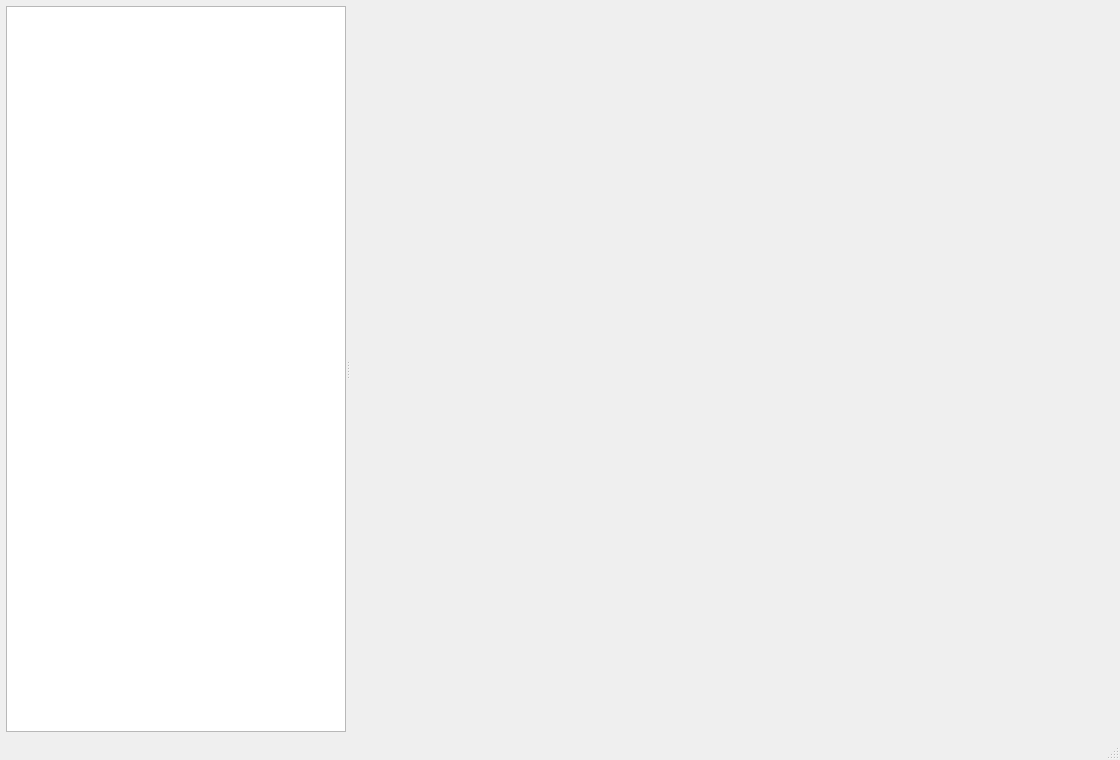
<?xml version="1.0" encoding="UTF-8"?>
<ui version="4.0">
 <class>MainWindow</class>
 <widget class="QMainWindow" name="MainWindow">
  <property name="geometry">
   <rect>
    <x>0</x>
    <y>0</y>
    <width>1120</width>
    <height>760</height>
   </rect>
  </property>
  <property name="windowTitle">
   <string>GRAT_Software</string>
  </property>
  <widget class="QWidget" name="centralwidget">
   <layout class="QHBoxLayout" name="horizontalLayout">
    <property name="leftMargin">
     <number>6</number>
    </property>
    <property name="topMargin">
     <number>6</number>
    </property>
    <property name="rightMargin">
     <number>6</number>
    </property>
    <property name="bottomMargin">
     <number>6</number>
    </property>
    <item>
     <widget class="QSplitter" name="splitter">
      <property name="orientation">
       <enum>Qt::Horizontal</enum>
      </property>
      <property name="childrenCollapsible">
       <bool>false</bool>
      </property>
      <widget class="QTreeWidget" name="navigationTree">
       <property name="minimumSize">
        <size>
         <width>220</width>
         <height>0</height>
        </size>
       </property>
       <property name="maximumSize">
        <size>
         <width>340</width>
         <height>16777215</height>
        </size>
       </property>
       <property name="headerHidden">
        <bool>true</bool>
       </property>
       <property name="animated">
        <bool>true</bool>
       </property>
       <property name="indentation">
        <number>14</number>
       </property>
       <attribute name="headerVisible">
        <bool>false</bool>
       </attribute>
      </widget>
      <widget class="QStackedWidget" name="stackedWidget"/>
     </widget>
    </item>
   </layout>
  </widget>
  <widget class="QMenuBar" name="menubar"/>
  <widget class="QStatusBar" name="statusbar"/>
 </widget>
 <resources/>
 <connections/>
</ui>
